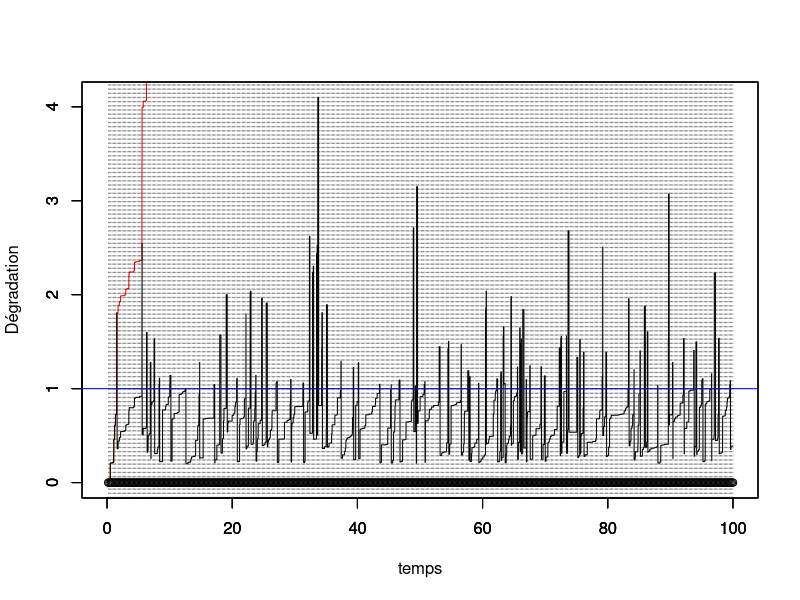
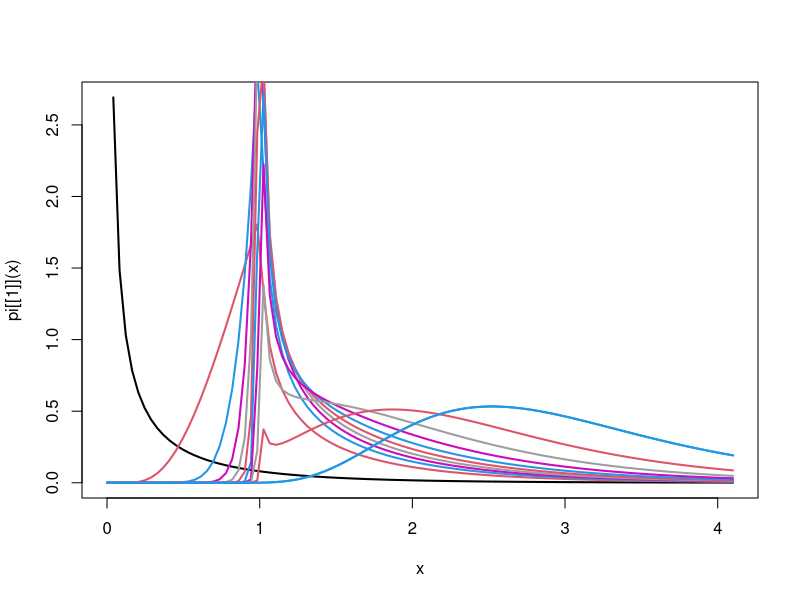

Write the R code that produced these figures, in order.
# Programme d'optimisation de la maintenance en fonction de tau et de L
rm(list=ls())
library(ggplot2)
library(tidyverse)

# Définition des coûts d'inspections et  de maintenances.
C_I <- 5
C_P <- 50
C_C <- 100

MaintOpti <- function(tau,L=1){
  set.seed(123)
  rho = 0.8 # parametre ARDinf
  M=5 # seuil pour MC et renouvellement
  tps.final <-100 # fenêtre d'observation du processus
  id.newcycle <- FALSE # Initialisation du nb de cycle de renouvellement
  
  #set.seed(123)
  # Simulation d'un processus gamma jusqu'au temps final
  pas = 0.01 # pas de temps pour simuler le processus
  
  alpha = 1 # paramètre de forme de Gamma a = alpha (t)^beta
  beta = 1 # paramètre de forme  de Gamma
  b=1   # paramètre d'échelle du Gamma
  temps = seq(from = 0,to = tps.final,by = pas)
  
  n=length(temps)
  
  nb.inspections<- floor(tps.final/tau) # nombre d'inspections max pendant la fenêtre d'observation.
  
  obs<-numeric(nb.inspections) # données observées (pendant les inspections, à t_j^-)
  
  j<-1 # indicateur prochaine inspection
  j.newcycle <- 0 # identifier le j où nouveau cycle
  nb.cycles <- 1 # compteur de cycles
  
  x=matrix(nrow=nb.inspections+1,ncol = n) # processus Gamma simulé, nb.lignes = nb.cycles
  x[nb.cycles,1] = 0     # initialisation du processus Gamma = 0 à t=0
  for(i in 2:n){
    x[nb.cycles,i] = x[nb.cycles,i-1] + rgamma(1,scale = b, shape = alpha*(temps[i]^beta-temps[i-1]^beta))
  }
  y=numeric(n) # processus Gamma maintenu
  y.tilde=numeric(n) # processus Gamma maintenu
  
  y[1]<-0
  y.tilde[1]<-0
  
  while (j<=nb.inspections) {
    # boucle sur un cycle de renouvellement
    if (id.newcycle){
      # on resimule un x depuis 0
      x[nb.cycles,1] = 0     # initialisation du processus Gamma = 0 à t=0
      for(i in 2:n){
        x[nb.cycles,i] = x[nb.cycles,i-1] + rgamma(1,scale = b, shape = alpha*(temps[i]^beta-temps[i-1]^beta))
      }
      id.newcycle <- FALSE
    }
    
    y.tilde[((j-1)*tau/pas+2):(j*(tau/pas)+1)]<-y[((j-1)*tau/pas+2):(j*(tau/pas)+1)]<-y[(j-1)*tau/pas+1]+ x[nb.cycles,((j-j.newcycle-1)*tau/pas+2):((j-j.newcycle)*(tau/pas)+1)]- x[nb.cycles,(j-j.newcycle-1)*tau/pas+1]
    
    obs[j]<-y[j*tau/pas+1] # état dégradation à l'inspection (t_j^-)
    
    if (obs[j] < L) {
      #print("no action")
    } else {
      if (obs[j]<M) {
        y[j*tau/pas+1]<-(1-rho)*y[j*tau/pas+1] # on écrase (ARD infini)
      } else {
        y[j*tau/pas+1]<-0
        id.newcycle <- TRUE
        j.newcycle <- j
        nb.cycles <- nb.cycles+1
      }
    }
    j<-j+1
  }
  
  
  #df <- data.frame(temps,x,y)
  #mygraph <- ggplot(df,aes(x = temps)) +  
  #  geom_line(aes(y = y), color = "darkred") +
  #  geom_line(aes(y = x), color="steelblue", linetype="twodash") +
  #  geom_abline(slope = 0,intercept = L,color="blue") +
  #  geom_abline(slope = 0,intercept = M,color="red")
  
  
  temps.cycle<-c(0,tau*which(obs>M),tps.final)
  indice.temps.cycle <- c(1,tau/pas*(which(obs>M))+1,length(temps))
  
  
  for (k in 1:nb.cycles){
    plot(temps[indice.temps.cycle[k]:indice.temps.cycle[k+1]],x[k,1:(indice.temps.cycle[k+1]-indice.temps.cycle[k]+1)],col="red",type="l",ylim = c(0,max(y.tilde)),xlim = c(0,tps.final),xlab="",ylab="")
    par(new=T)
  }
  
  plot(temps,y.tilde,type="l",ylim=c(0,max(y.tilde)),xlim = c(0,tps.final),ylab="",xlab="")
  
  
  par(new=T)
  plot(tau*(1:nb.inspections),numeric(length = nb.inspections),ylim=c(0,max(y.tilde)),type="p",xlim = c(0,tps.final),xlab = "temps",ylab="Dégradation")
  abline(h=L,col="blue")
  abline(h=M,col="red")
  abline(v=tau*(1:nb.inspections), lty =3, col = grey(0.1), lwd = 0.45)
  
  #abline(v = tau*(1:nb.inspection))
  #####################################
  # Calcul de la loi stationnaire
  #####################################
  
  
  ## update 20/05/2021
  ## version discrétisée pour le calcul de la loi stationnaire
  
  # fonction ntrap : renvoie l'intégrale par la méthode des trapèzes
  ntrap <- function(abs,ord){
    # Cette fonction renvoie un vecteur de taille nc (pour différentes valeurs de y)
    # abscisse abs : vecteur de taille nl
    # ordonnée ord : matrice de taille nc*nl
    # (abs_i+1-abs_i)*(f(abs_i,ord)+f(abs_i,ord)/2
    # (matrix(1,ncol=1,nrow=nc)%*%diff(abs)) = (x_2-x_1 x_3-x_2 ...
    #                                           x_2-x_1 x_3-x_2 ...)
    
    nl<- length(abs)
    if (is.matrix(ord)){
      nc <- nrow(ord)
      res <- rowSums((matrix(1,ncol=1,nrow=nc)%*%diff(abs))*(ord[,-ncol(ord)]+ord[,-1])/2)
    } else {
      nc <- 1
      res <- sum(diff(abs)*(ord[-length(ord)]+ord[-1])/2)
    }
    return(res)
  }
  
  
  
  
  
  # vecteur de l'état x
  level.x <- seq(0.01,max(y.tilde),0.01)
  n.level.x <-length(level.x)
  
  ind.L <- which( level.x == L)
  ind.M <- which( level.x == M)
  
  
  level.y <- seq(0.01,max(y.tilde),0.01)
  n.level.y <-length(level.y)
  
  mat.trans <- matrix(0,ncol=n.level.y,nrow = n.level.x)
  mat.trans.rho <- matrix(0,ncol=n.level.y,nrow = n.level.x)
  
  for(i in 1:(n.level.x-1)){
    mat.trans[i,(i+1):n.level.y]<-dgamma(level.y[(i+1):n.level.y]-level.x[i],scale=b,shape = alpha*tau^beta)
    mat.trans.rho[i,(i+1):n.level.y]<-dgamma(level.y[(i+1):n.level.y]-(1-rho)*level.x[i],scale=b,shape = alpha*tau^beta)
  }
  
  K<-100
  w<-matrix(0,nrow=K,ncol=n.level.y)
  w[1,]<-dgamma(level.y,scale = b,shape=alpha*tau^beta)
  
  
  pi<-list()
  pi[[1]]<-function(x) dgamma(x,scale = b,shape=alpha*tau^beta)
  curve(pi[[1]](x), from = 0, to = max(level.x), lwd = 2, col = k)
  
  for(k in 2:K){
    
    # Contribution à la première intégrale :
    
    Q1 <- ntrap(level.x[1:ind.L],t(mat.trans[1:ind.L,]) * matrix(rep(w[k-1,1:ind.L],n.level.y),byrow = T,ncol = ind.L)) 
    # Contribution à la deuxième intégrale :
    
    if(length(ind.M) == 0){
      Q2 <- ntrap(level.x[(ind.L+1):length(level.x)],t(mat.trans.rho[(ind.L+1):length(level.x),]) *matrix(rep(w[k-1,(ind.L+1):length(level.x)],n.level.y),byrow = T,ncol = length(level.x)-ind.L) )
    } else {
      Q2 <- ntrap(level.x[(ind.L+1):ind.M],t(mat.trans.rho[(ind.L+1):ind.M,]) *matrix(rep(w[k-1,(ind.L+1):ind.M],n.level.y),byrow = T,ncol = ind.M-ind.L) )
    }
    
    
    # Contribution à la troisième intégrale :
    if(length(ind.M) == 0){
      Q3 <- 0
    } else {
      Q3 <- dgamma(level.y,scale=b,shape=alpha*tau^beta) * ntrap(level.x[(ind.M+1):n.level.y],w[k-1,(ind.M+1):n.level.y])
    }
    
    
    
    aux <- w[k,] <- (Q1+Q2+Q3)/ntrap(level.x,Q1+Q2+Q3)
    fn_w <- function(x) {
      res <- splinefun(x = level.x, y = aux)(x)*((0 < x) & (x<=max(level.x)))
      return(res)
    }
    pi[[k]] <- fn_w
    if(k%%10 == 0){
      curve(pi[[k]](x), from = 0, to = max(level.x), lwd = 2, add = TRUE, col = k,ylab = "w_k")
    }
    
    print(paste("L'intégrale de la", k,"-ième fonction vaut",integrate(fn_w,0,Inf)$value,sep=" "))
    #  scan()
  }
  ######################
  ###   fin update   ###
  ###################### 
  curve(pi[[K]](x), from = 0, to = max(level.x), add=T,lwd = 2, col = K)
  
  
  # 1ere intégrale \int_0^L \int_L^M f(y-x) pi(dx)
  
  #PI <- Vectorize(function(u) integrate(pi[[K]],0,u)$value)
  
  PI <- Vectorize(function(u,n=10000) {
    if (u>max(level.x)) {
      res<-1
    }
    else {
      #set.seed(123)
      x<-runif(n,0,u)
      res <- mean(pi[[K]](x))*u
    }  
    return(res)
  })
  
  
  
  # Tirer selon loi stationnaire :
  
  # Tirer un u selon U[0,1]
  samplePi.aux <- function() {
    uu<-runif(1)
    uniroot(function(u) PI(u) - uu,c(0,10000))$root
  }
  
  
  
  #ech<-replicate(10000,samplePi.aux())
  #yPi <- runif(10000,L,M)
  #mean(dgamma(yPi-ech,rate=beta,shape=alpha*tau)*(M-L))*PI(M)
  
  
  # Ne semble pas fonctionner quand on compare l'histo avec la densité ! 23/06/2021.
  
  yPi <- runif(100000,L,M)
  xPi <- runif(100000,0,M)
  
  int.1 <- mean(dgamma(yPi-xPi,scale=b,shape=alpha*tau^beta)*pi[[K]](xPi))*(M-L)*M
  print(paste("la proba que Y soit entre L et M vaut ",int.1))
  xPi <- rexp(100000,1)
  yPi <- runif(100000,0,M)
  int.2 <- 1-mean(dgamma(yPi-xPi,scale=b,shape=alpha*tau^beta)*pi[[K]](xPi)/dexp(xPi))*(M)
  print(paste("la proba que Y soit plus grand que M vaut ",int.2))
  
  res <- (C_I+C_P*int.1+C_C*int.2)/tau
  return(res)
}

#seq.tau<-seq(from = 0.1,to = 1,by = 0.01)
#cout.tau <-numeric(length(seq.tau))
cout.tau<-MaintOpti(0.2)


#for(ii in 1:length(seq.tau)){
#  cout.tau[ii] <- MaintOpti(tau = seq.tau[ii])
#}

#plot(seq.tau,cout.tau)


#seq.L<-seq(from = 0.5,to = 3.5,by = 0.1)
#cout.L <-numeric(length(seq.L))

#for(ii in 1:length(seq.L)){
#  cout.L[ii] <- MaintOpti(tau = 0.5,L=seq.L[ii])
#}

#plot(seq.L,cout.L)
